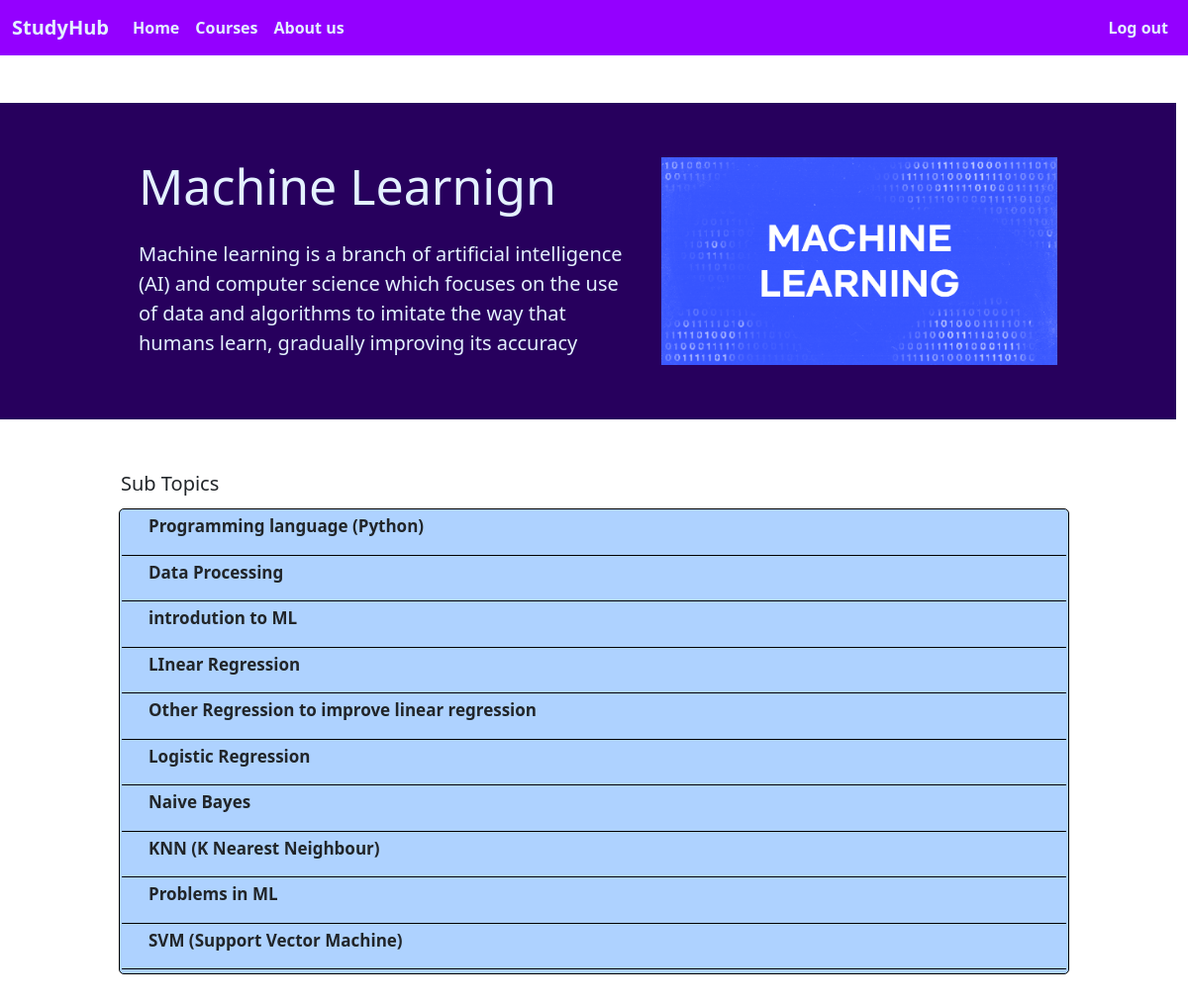
The app's page /topic/Machine Learnign (signed in) with its own data.
### main/models.py (models this page shows, shortened)
class Category(models.Model):
    name = models.CharField(max_length=200)
    description = models.CharField( null=True,max_length=200)
    duration = models.DurationField(null=True)
    thumbnail = models.ImageField(default=None, blank = True,null=True)
    def __str__(self):
        return self.name

class Sub_course(models.Model):
    main = models.ForeignKey(Category, on_delete=models.CASCADE)
    extra_details = models.CharField(max_length = 100,default = "",blank=True)
    topic_name = models.CharField(max_length=100)

### main/views.py (the view)
# urls.py: path("topic/<str:Topic>", views.topic,name = "topic"),
@login_required(login_url = "/log_in")
def topic(request ,Topic):
    course = Category.objects.get(name = Topic)
    if request.method == "POST":
            if request.POST.get("enroll"):
                b = UserSelectedCourse(host = request.user,course = course)
                b.save()
    sub_course = Sub_course.objects.filter(main = course)
    sub_topic = []
    for topic in sub_course:
        tem= []
        tem.append(topic)
        tem.append(Sub_Topic.objects.filter(main = topic))
        sub_topic.append(tem)
    enroll  = UserSelectedCourse.objects.filter(host = request.user,course = course)
    context = {"course":course,"sub_topic":sub_topic,"enroll":enroll ,"next":sub_topic[0]}
    return render(request,"main/topic.html",context )

### main/templates/main/topic.html (shortened to what this page needs)
{% extends 'main.html' %} {% load static %} {% block content %}
<div class="main">
  <div class="topic">
    <div class="flex-column topic-child">
      <p class="head">{{course.name}}</p>
      <p class="discrption">{{course.description}}</p>
    </div>
    <div>
      <img
        src="{{course.thumbnail.url}}"
        alt="{{course.name}}"
        width="400px"
        height="210px"
      />
    </div>
  </div>
  <p class="sub-name">Sub Topics</p>
  <div class="flex-column sub-topics">
    {% for topic in sub_topic %}
    <div class="sub-topic">
      <div class="details" onclick="myfun('{{topic.0.topic_name }}')">
        <p>{{topic.0.topic_name }}</p>
      </div>
    </div>
    {% endfor %}
  </div>
</div>
{% endblock %}

### templates/main.html (shortened to what this page needs)
<!DOCTYPE html>
{% load static %}
<html lang="en">
<head>
    <link href="https://cdn.jsdelivr.net/npm/bootstrap@5.3.1/dist/css/bootstrap.min.css" rel="stylesheet">
    <link rel="stylesheet" href="{% static 'style/main.css' %}">
</head>
<body>
    {% include "navbar.html"%}
    {% block content %}
    {% endblock %}
</body>
</html>

### templates/navbar.html (shortened to what this page needs)
<div class="navbar-custom">
<nav class="navbar navbar-expand-lg  navbar-custom">
  <div class="container-fluid">
    <a class="navbar-brand nav-text-color" href="{% url 'home'  %}">StudyHub</a>
    <div class="collapse navbar-collapse" id="navbarSupportedContent">
      <ul class="navbar-nav me-auto mb-2 mb-lg-0">
        <li class="nav-item">
          <a class="nav-link nav-text-color " aria-current="page" href="{% url 'home' %}">Home</a>
        </li>
        <li class="nav-item">
          <a class="nav-link nav-text-color" href="{% url 'courses' %}">Courses</a>
        </li>
        {% if request.user.is_authenticated %}
        <li class="nav-item">
          <a class="nav-link nav-text-color" href="{% url 'non-login-home' %}">About us</a>
        </li>
        {%endif%}
      </ul>
      <ul class="navbar-nav  ">
        {% if request.user.is_authenticated %}
        <li class="nav-item">
          <a class="nav-link nav-text-color" aria-current="page" href="{% url 'logout' %}" ><b>Log out</b></a>
        </li>
        {% endif  %}
      </ul>
    </div>
  </div>
</nav></div>

### static/style/main.css (style rules this page uses)
.navbar-custom { background-color: #9400FF; }
.nav-text-color { color: #E4F1FF; font-weight: bold; }
.topic { margin: 6vh 0px; padding: 0px 10vw; width: 99vw; min-height: 40vh; display: flex; background-color: #27005D; justify-content: space-between; align-items: center; }
.topic .head { color: #E4F1FF; font-size: 50px; font-weight: 500; }
.discrption { font-size: 20px; font-weight: 200; color: #E4F1FF; }
.topic-child { margin: 20px; }
.sub-topics { margin: 0vh 10vw 6vh 10vw; padding: 2px; width: 80vw; display: flex; flex-direction: row; justify-content: space-between; border: 1px solid black; border-radius: 5px; background-color:#AED2FF; }
.sub-name { font-size: 20px; margin: 6vh 10vw 1vh 10vw; padding: 2px; }
.sub-topic { margin: 2px 0px; border-bottom: 1px solid black; display: flex; flex-direction: column; justify-content: space-between; align-items: center; }
.sub-topic .details { width: 75vw; display: flex; flex-direction: row; justify-content: space-between; }
.details p { font-size: 17px; font-weight: bold; }

### records on screen
Category: name "Machine Learnign", description "Machine learning is a branch of artificial intelligence (AI) and computer science which focuses on the use of data and algorithms to imitate the way that humans learn, gradually improving its accuracy", thumbnail (picture)
Sub_course: topic_name "Programming language (Python)"
Sub_course: topic_name "Data Processing"
Sub_course: topic_name "introdution to ML"
Sub_course: topic_name "LInear Regression"
Sub_course: topic_name "Other Regression to improve linear regression"
Sub_course: topic_name "Logistic Regression"
Sub_course: topic_name "Naive Bayes"
Sub_course: topic_name "KNN (K Nearest Neighbour)"
Sub_course: topic_name "Problems in ML"
Sub_course: topic_name "SVM (Support Vector Machine)"
